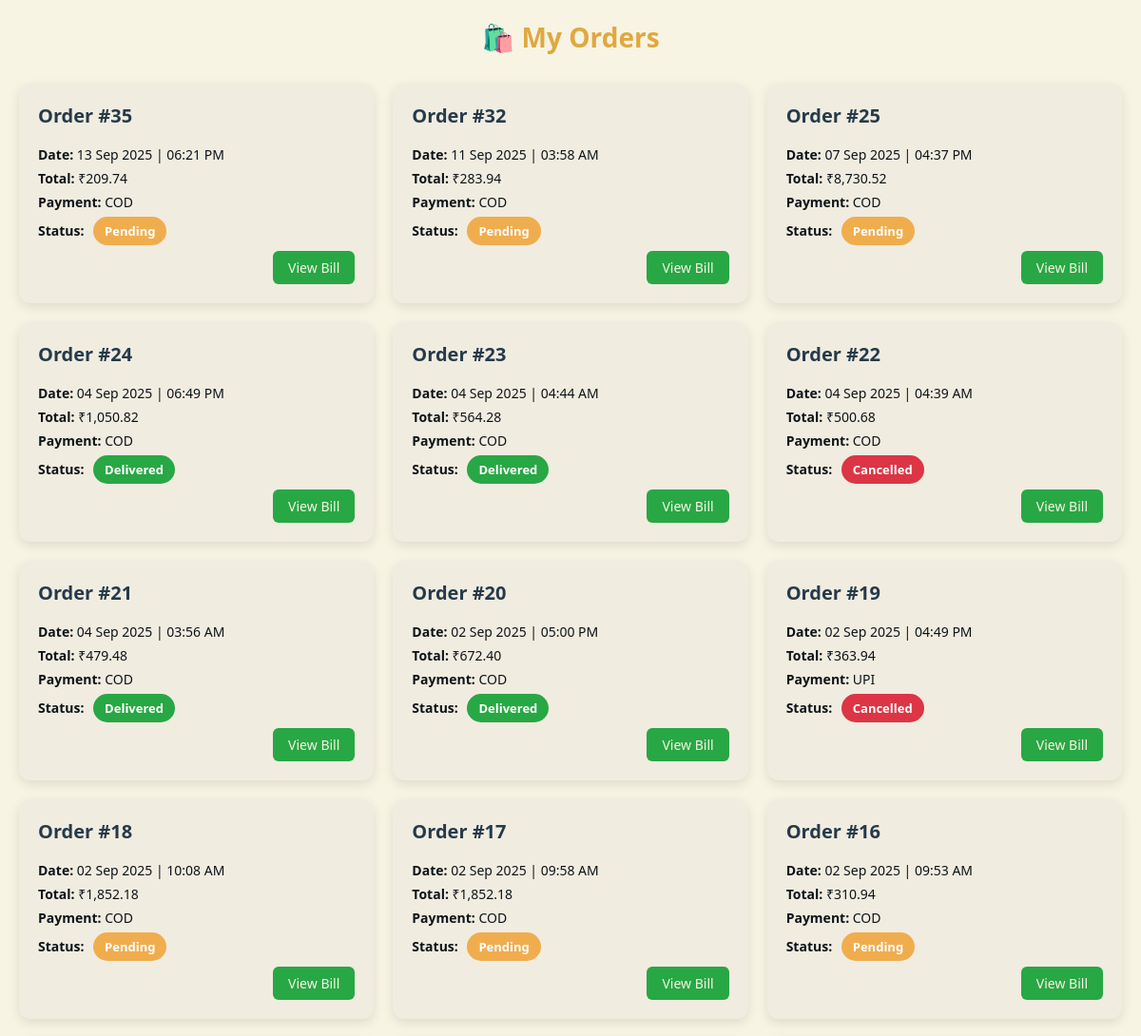
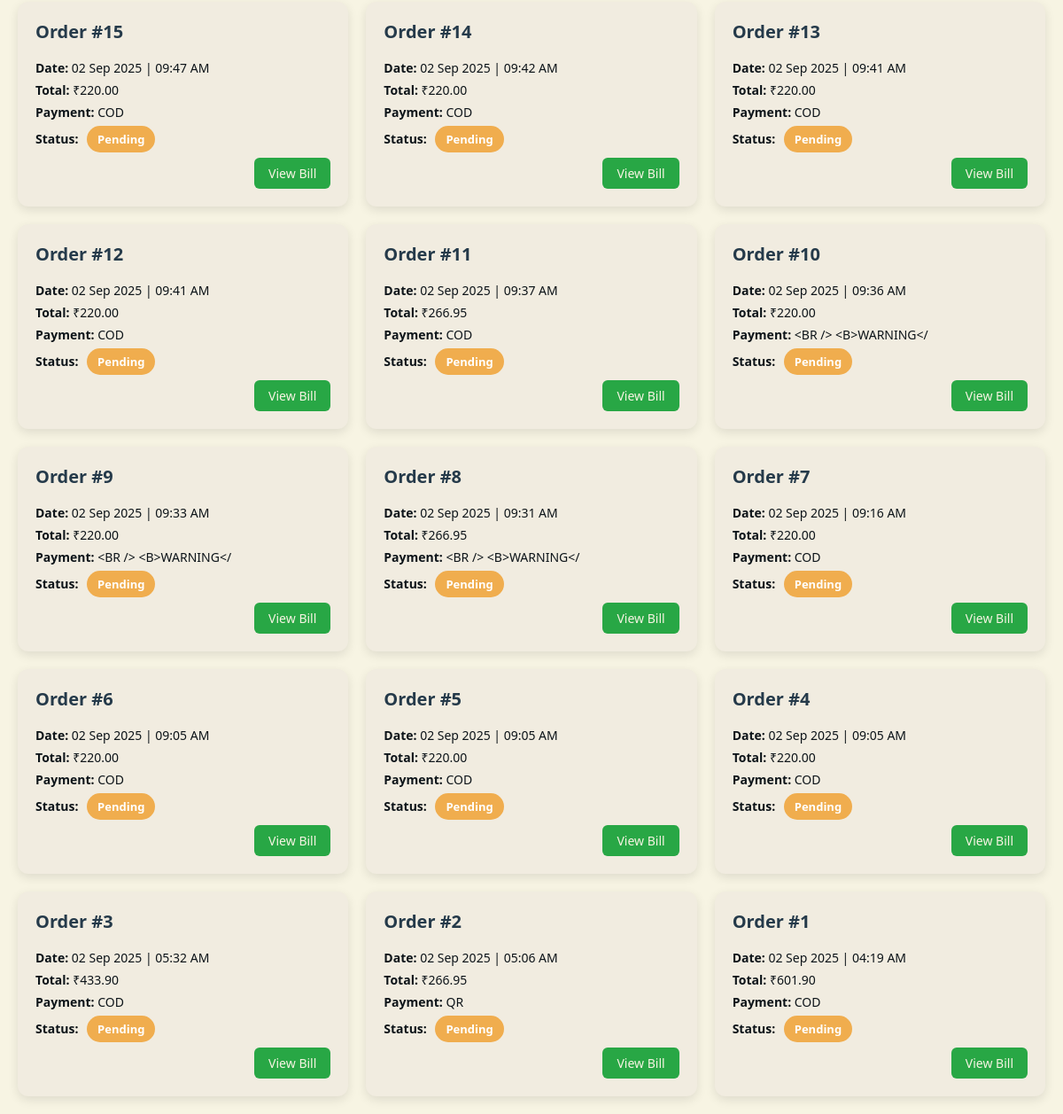
Screenshot of /orders.php (signed in) with the database file from the repository (2 pictures, top to bottom).
### tables this page shows
CREATE TABLE `orders` (
  `id` int(11) NOT NULL,
  `user_id` int(11) NOT NULL,
  `name` varchar(100) NOT NULL,
  `address` text NOT NULL,
  `phone` varchar(20) NOT NULL,
  `subtotal` decimal(10,2) NOT NULL,
  `gst` decimal(10,2) NOT NULL,
  `delivery_fee` decimal(10,2) NOT NULL,
  `packing_fee` decimal(10,2) NOT NULL,
  `grand_total` decimal(10,2) NOT NULL,
  `created_at` timestamp NOT NULL DEFAULT current_timestamp(),
  `payment_method` varchar(20) DEFAULT NULL,
  `status` varchar(20) NOT NULL DEFAULT 'Pending'
);

### orders.php (the view, shortened to what this page needs)
<?php
include 'db_connect.php';
$user_id = $_SESSION['user_id'] ?? 0;
$stmt = $conn->prepare("
    SELECT
      id,
      DATE_FORMAT(created_at, '%d %b %Y | %h:%i %p') AS order_date,
      grand_total,
      payment_method,
      status
    FROM orders
    WHERE user_id = ?
    ORDER BY created_at DESC
");
$stmt->bind_param("i", $user_id);
$stmt->execute();
$orders = $stmt->get_result();
?>
<!DOCTYPE html>
<html lang="en">
<head>
</head>
<body>
<div class="header">
  <h2>🛍️ My Orders</h2>
</div>
<?php if ($orders->num_rows > 0): ?>
  <div class="orders-container">
    <?php while ($order = $orders->fetch_assoc()):
        $status = strtolower($order['status'] ?: 'pending');
    ?>
      <div class="order-card">
        <h3>Order #<?= htmlspecialchars($order['id']) ?></h3>
        <div class="order-details">
          <p><strong>Date:</strong> <?= htmlspecialchars($order['order_date']) ?></p>
          <p><strong>Total:</strong> ₹<?= number_format($order['grand_total'], 2) ?></p>
          <p><strong>Payment:</strong> <?= htmlspecialchars(strtoupper($order['payment_method'])) ?></p>
          <p>
            <strong>Status:</strong>
            <span class="status-badge status-<?= $status ?>">
              <?= ucfirst($status) ?>
            </span>
          </p>
        </div>
        <div class="order-actions">
          <a href="bill.php?order_id=<?= urlencode($order['id']) ?>" target="_blank">View Bill</a>
        </div>
      </div>
    <?php endwhile; ?>
  </div>
<?php endif; ?>
</body>
</html>

### orders.php (style rules this page uses)
:root { --dark: #0D1419; --cream: #F7F4E3; --beige: #F1ECE0; --gold: #E0A840; --slate: #253A4A; --green: #28a745; --orange: #f0ad4e; --red: #dc3545; }
* { box-sizing: border-box; margin:0; padding:0; }
body { font-family: 'Segoe UI', sans-serif; background: var(--cream); color: var(--dark); padding: 20px; }
.header { text-align: center; margin-bottom: 30px; }
.header h2 { font-size: 28px; color: var(--gold); }
.orders-container { display: grid; grid-template-columns: repeat(auto-fill, minmax(280px, 1fr)); gap: 20px; }
.order-card { background: var(--beige); border-radius: 12px; box-shadow: 0 4px 12px rgba(0,0,0,0.1); display: flex; flex-direction: column; padding: 20px; transition: transform 0.2s ease; }
.order-card h3 { font-size: 20px; margin-bottom: 12px; color: var(--slate); }
.order-details p { font-size: 14px; margin: 6px 0; }
.status-badge { display: inline-block; padding: 6px 12px; border-radius: 20px; font-size: 13px; font-weight: bold; margin-left: 6px; color: #fff; }
.status-pending { background: var(--orange); }
.status-delivered { background: var(--green); }
.status-cancelled { background: var(--red); }
.order-actions { margin-top: auto; text-align: right; }
.order-actions a { display: inline-block; padding: 8px 16px; background: var(--green); color: var(--cream); text-decoration: none; border-radius: 6px; font-size: 14px; transition: background 0.2s ease; }

### rows the page displays
orders: id "35", order_date "13 Sep 2025 | 06:21 PM", grand_total "209.74", payment_method "COD", status "Pending"
orders: id "32", order_date "11 Sep 2025 | 03:58 AM", grand_total "283.94", payment_method "COD", status "Pending"
orders: id "25", order_date "07 Sep 2025 | 04:37 PM", grand_total "8,730.52", payment_method "COD", status "Pending"
orders: id "24", order_date "04 Sep 2025 | 06:49 PM", grand_total "1,050.82", payment_method "COD", status "Delivered"
orders: id "23", order_date "04 Sep 2025 | 04:44 AM", grand_total "564.28", payment_method "COD", status "Delivered"
orders: id "22", order_date "04 Sep 2025 | 04:39 AM", grand_total "500.68", payment_method "COD", status "Cancelled"
orders: id "21", order_date "04 Sep 2025 | 03:56 AM", grand_total "479.48", payment_method "COD", status "Delivered"
orders: id "20", order_date "02 Sep 2025 | 05:00 PM", grand_total "672.40", payment_method "COD", status "Delivered"
orders: id "19", order_date "02 Sep 2025 | 04:49 PM", grand_total "363.94", payment_method "UPI", status "Cancelled"
orders: id "18", order_date "02 Sep 2025 | 10:08 AM", grand_total "1,852.18", payment_method "COD", status "Pending"
orders: id "17", order_date "02 Sep 2025 | 09:58 AM", grand_total "1,852.18", payment_method "COD", status "Pending"
orders: id "16", order_date "02 Sep 2025 | 09:53 AM", grand_total "310.94", payment_method "COD", status "Pending"
orders: id "15", order_date "02 Sep 2025 | 09:47 AM", grand_total "220.00", payment_method "COD", status "Pending"
orders: id "14", order_date "02 Sep 2025 | 09:42 AM", grand_total "220.00", payment_method "COD", status "Pending"
orders: id "13", order_date "02 Sep 2025 | 09:41 AM", grand_total "220.00", payment_method "COD", status "Pending"
orders: id "12", order_date "02 Sep 2025 | 09:41 AM", grand_total "220.00", payment_method "COD", status "Pending"
orders: id "11", order_date "02 Sep 2025 | 09:37 AM", grand_total "266.95", payment_method "COD", status "Pending"
orders: id "10", order_date "02 Sep 2025 | 09:36 AM", grand_total "220.00", payment_method "<BR /> <B>WARNING</", status "Pending"
orders: id "9", order_date "02 Sep 2025 | 09:33 AM", grand_total "220.00", payment_method "<BR /> <B>WARNING</", status "Pending"
orders: id "8", order_date "02 Sep 2025 | 09:31 AM", grand_total "266.95", payment_method "<BR /> <B>WARNING</", status "Pending"
orders: id "7", order_date "02 Sep 2025 | 09:16 AM", grand_total "220.00", payment_method "COD", status "Pending"
orders: id "6", order_date "02 Sep 2025 | 09:05 AM", grand_total "220.00", payment_method "COD", status "Pending"
orders: id "5", order_date "02 Sep 2025 | 09:05 AM", grand_total "220.00", payment_method "COD", status "Pending"
orders: id "4", order_date "02 Sep 2025 | 09:05 AM", grand_total "220.00", payment_method "COD", status "Pending"
orders: id "3", order_date "02 Sep 2025 | 05:32 AM", grand_total "433.90", payment_method "COD", status "Pending"
orders: id "2", order_date "02 Sep 2025 | 05:06 AM", grand_total "266.95", payment_method "QR", status "Pending"
orders: id "1", order_date "02 Sep 2025 | 04:19 AM", grand_total "601.90", payment_method "COD", status "Pending"
